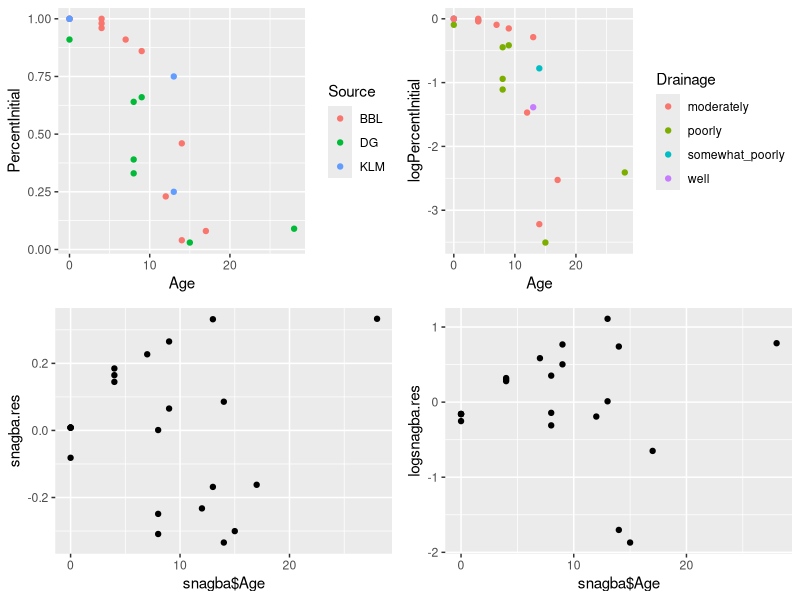

Reproduce this figure in R. (Note: this script raises an error after producing the figure.)
#This script is to analyze changes in basal area of snag data
#from three different sites: Delta Junction, Alaska (K. Manies),
#Thompson, Manitoba (B. Bond-Lamberty), and a wetland chrono-
#sequence in Canada (M. Wotton).

#Have installed the following libraries:
#ggplot2, gridExtra

snagba<-read.csv("BAoverTimev3.csv", header=TRUE)

#Put output into a file so can refer to it later
sink(file="snagBA.txt")

#Remove weird data point: more post-fire than initially
snagba<-subset(snagba,PercentInitial<=1)

#Why do I have 100% at year 1? Shouldn't these ages by 0 (since
#it is our starting point? Resetting these to zero.
snagba$Age[snagba$Age==1] <- 0

snagba$logPercentInitial<-log(snagba$PercentInitial)

#Run a linear model on PercentInitial
snagba.lm<-lm(data=snagba, PercentInitial~Age)
snagba.res = resid(snagba.lm)
summary(snagba.lm)

#Run a linear model on the log of PercentInitial
logsnagba.lm<-lm(data=snagba, logPercentInitial~Age)
logsnagba.res = resid(logsnagba.lm)
summary(logsnagba.lm)

#Graph data and residuals
library(ggplot2)
scatter1 <- qplot(Age,PercentInitial, data=snagba, color=Source)
scatter2 <- qplot(Age,logPercentInitial, data=snagba, color=Drainage)
residplot1 <- qplot(snagba$Age, snagba.res)
residplot2 <- qplot(snagba$Age, logsnagba.res)

library(gridExtra)
grid.arrange(scatter1, scatter2, residplot1, residplot2, ncol=2)

#What are exponential fit parameters?
expo1 <- nls(PercentInitial ~ a * exp(b * Age), start=list(a=1, b=-0.06))
summary(expo1)

